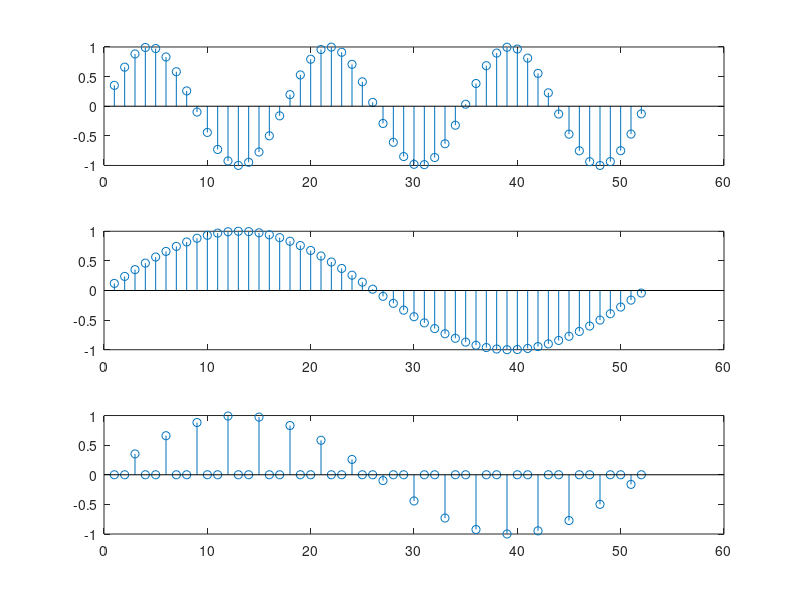

Write MATLAB code to recreate this figure. (Note: this script raises an error after producing the figure.)
clc;
clearvars;


n = 1: 52;
L = 3;
x = sin(0.36*n);
y = sin(0.36*n/L);
y1 = y;
for i= 1:52
    if mod(i, L) ~= 0
        y1(i)= 0;
    end
end

subplot(3,1,1);
stem (n,x); %original signal
subplot(3,1,2);
stem(n,y); %not up sampled yet
subplot(3,1,3);
stem(n,y1); %up sampled signal
fig= gcf;
WinOnTop(fig, true);
